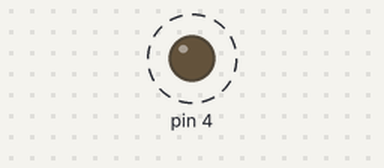
Bench run of a sketch on a simulated Arduino Uno, built with avr-gcc and run on an emulated ATmega328P. On the bench: output pins drawn as LEDs (lit = HIGH). Dashed ring = blinking.

Above: at 0.2 s.
Timing chart, 0 to 3.0 s (numbered marks = the images above):
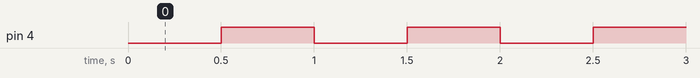

The sketch:

l28_classes_s1.ino
```cpp
class Led {
 public:
  explicit Led(int pin) : pin_(pin) {}
  void begin() { pinMode(pin_, OUTPUT); }
  void set(bool on) { on_ = on; digitalWrite(pin_, on_); }
  void toggle() { set(!on_); }

 private:                                 // снаружи эти переменные недоступны
  int pin_;
  bool on_ = false;
};

Led led(4);                               // объект: светодиод на выводе 4

uint32_t lastToggle = 0;

void setup() {
  led.begin();
}

void loop() {
  if (millis() - lastToggle >= 500) {     // мигаем без delay()
    lastToggle = millis();
    led.toggle();
  }
}
```

Measured:
- by itself, pin 4: alternates HIGH for 0.50 s and LOW for 0.50 s
